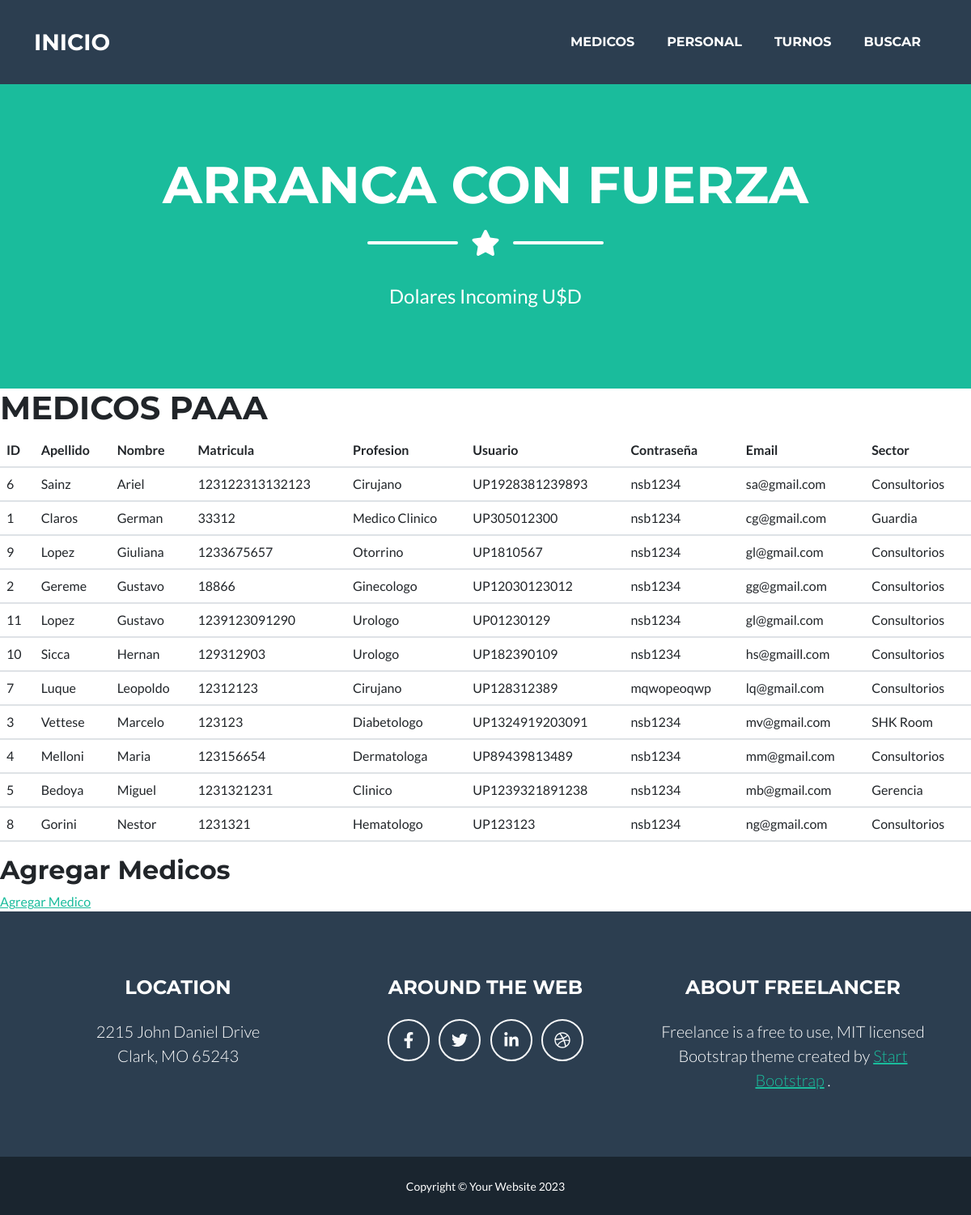
The page /medicos/ on the database its author committed.
### medicos/models.py (models this page shows, shortened)
class Medicos(models.Model):
    apellido = models.CharField(max_length= 15)
    nombre = models.CharField(max_length= 15)
    matricula = models.IntegerField()
    profesion = models.CharField(max_length= 15)
    usuario = models.CharField(max_length= 15)
    contraseña = models.CharField(max_length= 15)
    email = models.EmailField()
    sector = models.CharField(max_length= 15)
    class Meta:
        verbose_name = "Medico"
        verbose_name_plural = "Medicos"
        ordering = ['nombre']

### medicos/views.py (the view)
# urls.py: path('medicos/', medicos, name= "medicos"),
def medicos(request):
    prueba = {'doctor': Medicos.objects.all() }
    return render(request, "medicos/medicos.html", prueba)

### medicos/templates/medicos/medicos.html
{% extends 'medicos/base.html' %}
{% load static %}
{% block contenido %}
    <h1>MEDICOS PAAA</h1>
    <table class="table">
        <thead>
            <tr>
                <th>ID</th>
                <th>Apellido</th>
                <th>Nombre</th>
                <th>Matricula</th>
                <th>Profesion</th>
                <th>Usuario</th>
                <th>Contraseña</th>
                <th>Email</th>
                <th>Sector</th>
            </tr>
        </thead>
        <tbody>
            {% for d in doctor %}
            <tr>
                <td>{{ d.id }}</td>
                <td>{{ d.apellido }}</td>
                <td>{{ d.nombre }}</td>
                <td>{{ d.matricula }}</td>
                <td>{{ d.profesion }}</td>
                <td>{{ d.usuario }}</td>
                <td>{{ d.contraseña }}</td>
                <td>{{ d.email }}</td>
                <td>{{ d.sector }}</td>
            </tr>
            {% endfor %}
        </tbody>
    </table>
    <h2>Agregar Medicos</h2>
    <a href="{% url 'agregar_medico' %}">Agregar Medico</a>
{% endblock contenido %}

### medicos/templates/medicos/base.html (shortened to what this page needs)
<!DOCTYPE html>
<html lang="en">
    <head>
        {% load static %}
        <link href="{% static 'medicos/css/styles.css' %}" rel="stylesheet" />
    </head>
    <body id="page-top">
        <nav class="navbar navbar-expand-lg bg-secondary text-uppercase fixed-top" id="mainNav">
            <div class="container">
                <a class="navbar-brand" href="{% url 'home' %}">Inicio</a>
                <div class="collapse navbar-collapse" id="navbarResponsive">
                    <ul class="navbar-nav ms-auto">
                        <li class="nav-item mx-0 mx-lg-1"><a class="nav-link py-3 px-0 px-lg-3 rounded" href="{% url 'medicos' %}">Medicos</a></li>
                        <li class="nav-item mx-0 mx-lg-1"><a class="nav-link py-3 px-0 px-lg-3 rounded" href="{% url 'personal' %}">Personal</a></li>
                        <li class="nav-item mx-0 mx-lg-1"><a class="nav-link py-3 px-0 px-lg-3 rounded" href="{% url 'turnos' %}">Turnos</a></li>
                        <li class="nav-item mx-0 mx-lg-1"><a class="nav-link py-3 px-0 px-lg-3 rounded" href="{% url 'buscar_medico' %}">Buscar</a></li>
                    </ul>
                </div>
            </div>
        </nav>
        <header class="masthead bg-primary text-white text-center">
            <div class="container d-flex align-items-center flex-column">
                <h1 class="masthead-heading text-uppercase mb-0">Arranca con Fuerza</h1>
                <div class="divider-custom divider-light">
                    <div class="divider-custom-line"></div>
                    <div class="divider-custom-icon"><i class="fas fa-star"></i></div>
                    <div class="divider-custom-line"></div>
                </div>
                <p class="masthead-subheading font-weight-light mb-0">Dolares Incoming U$D</p>
            </div>
        </header>
        {% block contenido %}
        {% endblock contenido %}
        <footer class="footer text-center">
            <div class="container">
                <div class="row">
                    <div class="col-lg-4 mb-5 mb-lg-0">
                        <h4 class="text-uppercase mb-4">Location</h4>
                        <p class="lead mb-0">
                            2215 John Daniel Drive
                            <br />
                            Clark, MO 65243
                        </p>
                    </div>
                    <div class="col-lg-4 mb-5 mb-lg-0">
                        <h4 class="text-uppercase mb-4">Around the Web</h4>
                        <a class="btn btn-outline-light btn-social mx-1" href="#!"><i class="fab fa-fw fa-facebook-f"></i></a>
                        <a class="btn btn-outline-light btn-social mx-1" href="#!"><i class="fab fa-fw fa-twitter"></i></a>
                        <a class="btn btn-outline-light btn-social mx-1" href="#!"><i class="fab fa-fw fa-linkedin-in"></i></a>
                        <a class="btn btn-outline-light btn-social mx-1" href="#!"><i class="fab fa-fw fa-dribbble"></i></a>
                    </div>
                    <div class="col-lg-4">
                        <h4 class="text-uppercase mb-4">About Freelancer</h4>
                        <p class="lead mb-0">
                            Freelance is a free to use, MIT licensed Bootstrap theme created by
                            <a href="http://startbootstrap.com">Start Bootstrap</a>
                            .
                        </p>
                    </div>
                </div>
            </div>
        </footer>
        <div class="copyright py-4 text-center text-white">
            <div class="container"><small>Copyright &copy; Your Website 2023</small></div>
        </div>
    </body>
</html>

### rows shown on the page
Medicos: id "6", apellido "Sainz", nombre "Ariel", matricula "123122313132123", profesion "Cirujano", usuario "UP1928381239893", contraseña "nsb1234", email "sa@gmail.com", sector "Consultorios"
Medicos: id "1", apellido "Claros", nombre "German", matricula "33312", profesion "Medico Clinico", usuario "UP305012300", contraseña "nsb1234", email "cg@gmail.com", sector "Guardia"
Medicos: id "9", apellido "Lopez", nombre "Giuliana", matricula "1233675657", profesion "Otorrino", usuario "UP1810567", contraseña "nsb1234", email "gl@gmail.com", sector "Consultorios"
Medicos: id "2", apellido "Gereme", nombre "Gustavo", matricula "18866", profesion "Ginecologo", usuario "UP12030123012", contraseña "nsb1234", email "gg@gmail.com", sector "Consultorios"
Medicos: id "11", apellido "Lopez", nombre "Gustavo", matricula "1239123091290", profesion "Urologo", usuario "UP01230129", contraseña "nsb1234", email "gl@gmail.com", sector "Consultorios"
Medicos: id "10", apellido "Sicca", nombre "Hernan", matricula "129312903", profesion "Urologo", usuario "UP182390109", contraseña "nsb1234", email "hs@gmaill.com", sector "Consultorios"
Medicos: id "7", apellido "Luque", nombre "Leopoldo", matricula "12312123", profesion "Cirujano", usuario "UP128312389", contraseña "mqwopeoqwp", email "lq@gmail.com", sector "Consultorios"
Medicos: id "3", apellido "Vettese", nombre "Marcelo", matricula "123123", profesion "Diabetologo", usuario "UP1324919203091", contraseña "nsb1234", email "mv@gmail.com", sector "SHK Room"
Medicos: id "4", apellido "Melloni", nombre "Maria", matricula "123156654", profesion "Dermatologa", usuario "UP89439813489", contraseña "nsb1234", email "mm@gmail.com", sector "Consultorios"
Medicos: id "5", apellido "Bedoya", nombre "Miguel", matricula "1231321231", profesion "Clinico", usuario "UP1239321891238", contraseña "nsb1234", email "mb@gmail.com", sector "Gerencia"
Medicos: id "8", apellido "Gorini", nombre "Nestor", matricula "1231321", profesion "Hematologo", usuario "UP123123", contraseña "nsb1234", email "ng@gmail.com", sector "Consultorios"
